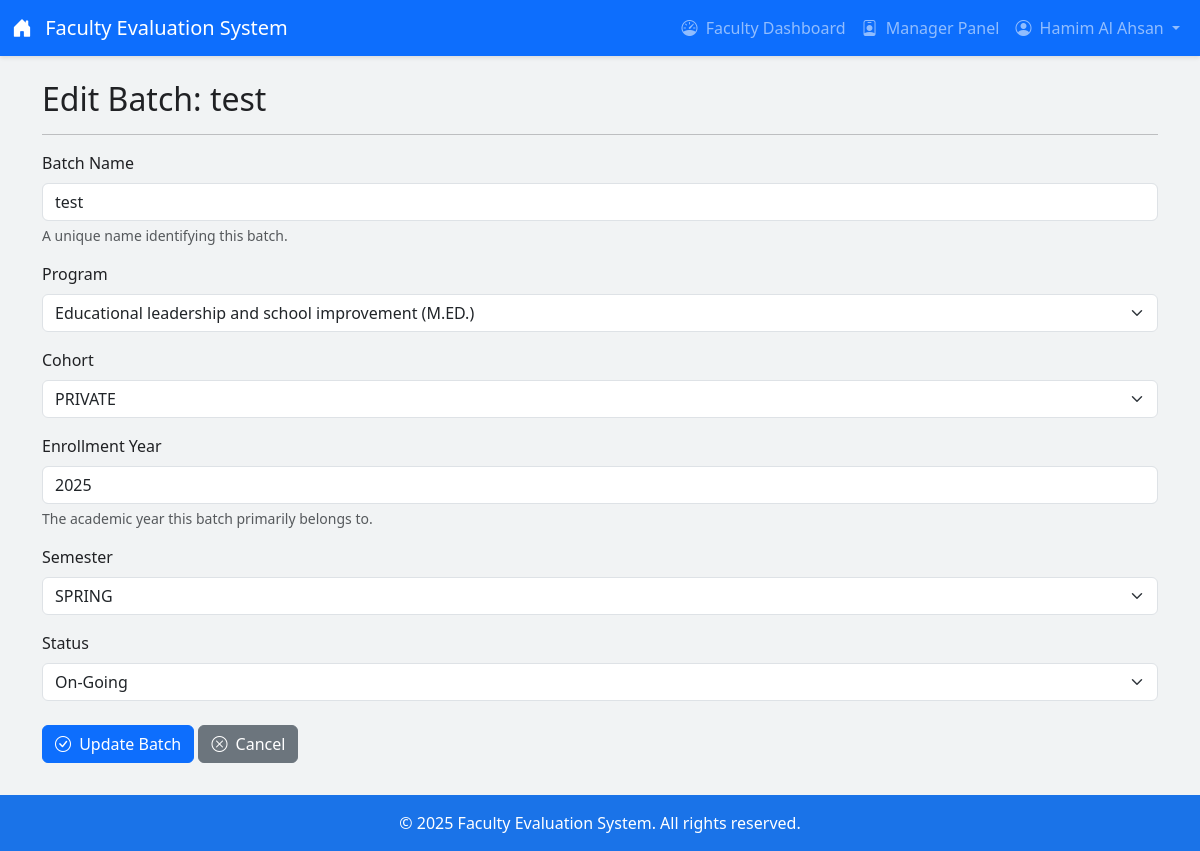
Page /managerpanel/batches/edit/5/ (signed in) on the committed database.
### managerpanel/models.py (models this page shows, shortened)
class Batch(models.Model):
    STATUS_ONGOING = 'ongoing'; STATUS_GRADUATED = 'graduated'
    BATCH_STATUS_CHOICES = [(STATUS_ONGOING, 'On-Going'), (STATUS_GRADUATED, 'Graduated')]
    name = models.CharField(max_length=150, unique=True, help_text="Unique name for the batch")
    cohort = models.ForeignKey(Cohort, on_delete=models.PROTECT, related_name='batches', help_text="The cohort this batch belongs to")
    program = models.ForeignKey(Program, on_delete=models.PROTECT, related_name='batches', null=False, blank=False, help_text="The academic program this batch is for")
    year = models.PositiveIntegerField(help_text="Year the batch started/enrolled")
    semester = models.ForeignKey(Semester, on_delete=models.SET_NULL, null=True, blank=True, help_text="Optional: Semester the batch started/enrolled")
    status = models.CharField(max_length=10, choices=BATCH_STATUS_CHOICES, default=STATUS_ONGOING, db_index=True, help_text="Current status of the batch")
    created_at = models.DateTimeField(auto_now_add=True)
    class Meta: verbose_name = "Batch"; verbose_name_plural = "Batches"; ordering = ['-year', 'status', 'semester__name', 'program__code', 'cohort__name', 'name']

### managerpanel/views.py (the view)
# urls.py: path('batches/edit/<int:batch_id>/', views.edit_batch, name='edit_batch'),
@login_required
@user_passes_test(is_manager, login_url=reverse_lazy('responseupload:login'))
def edit_batch(request, batch_id):
    batch = get_object_or_404(Batch.objects.select_related('cohort', 'semester', 'program'), pk=batch_id)
    if request.method == 'POST':
        form = BatchForm(request.POST, instance=batch)
        if form.is_valid():
            form.save()
            messages.success(request, f'Batch "{batch.name}" updated successfully.')
            return redirect('managerpanel:list_batches')
        else:
            error_list = '; '.join([f'{field}: {err[0]}' for field, err in form.errors.items()])
            messages.error(request, f'Error updating batch. Please correct: {error_list}')
    else:
        form = BatchForm(instance=batch)
    return render(request, 'managerpanel/create_or_edit_batch.html', {'form': form, 'batch': batch, 'form_title': f'Edit Batch: {batch.name}'})

### managerpanel/models.py (called while the page is built)
    def __str__(self): return self.name

### managerpanel/templatetags/manager_tags.py (called while the page is built)
@register.simple_tag
def is_manager_user(user):
    if not user.is_authenticated:
        return False
    try:
        return user.managerprofile.is_manager
    except ManagerProfile.DoesNotExist:
        return False
    except AttributeError: # Handles cases like AnonymousUser more explicitly
         return False

### managerpanel/views.py (called while the page is built)
def is_manager(user):
    if not user.is_authenticated:
        return False
    return ManagerProfile.objects.filter(user=user, is_manager=True).exists()

### responseupload/models.py (called while the page is built)
    def __str__(self):
        return f"{self.name} ({self.code})"

    def __str__(self):
        return self.name

### managerpanel/templates/managerpanel/create_or_edit_batch.html (shortened to what this page needs)
{% extends 'responseupload/base.html' %}
{% load static %}
{% block content %}
<div class="container mt-4">
    <h2>{{ form_title }}</h2>
    <hr>
    <form method="post" novalidate>
        <div class="mb-3">
            <label for="{{ form.name.id_for_label }}" class="form-label">{{ form.name.label }}</label>
            {{ form.name }}
            {% if form.name.help_text %}<div class="form-text text-muted">{{ form.name.help_text }}</div>{% endif %}
        </div>
        <div class="mb-3">
            <label for="{{ form.program.id_for_label }}" class="form-label">{{ form.program.label }}</label>
            {{ form.program }}
        </div>
         <div class="mb-3">
            <label for="{{ form.cohort.id_for_label }}" class="form-label">{{ form.cohort.label }}</label>
            {{ form.cohort }}
        </div>
        <div class="mb-3">
            <label for="{{ form.year.id_for_label }}" class="form-label">{{ form.year.label }}</label>
            {{ form.year }}
            {% if form.year.help_text %}<div class="form-text text-muted">{{ form.year.help_text }}</div>{% endif %}
        </div>
        <div class="mb-3">
            <label for="{{ form.semester.id_for_label }}" class="form-label">{{ form.semester.label }}</label>
            {{ form.semester }}
        </div>
        <div class="mb-3">
            <label for="{{ form.status.id_for_label }}" class="form-label">{{ form.status.label }}</label>
            {{ form.status }}
        </div>
        <div class="mt-4">
            <button type="submit" class="btn btn-primary">
                <i class="bi bi-check-circle me-1"></i> {% if batch %}Update Batch{% else %}Create Batch{% endif %}
            </button>
            <a href="{% url 'managerpanel:list_batches' %}" class="btn btn-secondary">
               <i class="bi bi-x-circle me-1"></i> Cancel
            </a>
        </div>
    </form>
</div>
{% endblock %}

### responseupload/templates/responseupload/base.html (shortened to what this page needs)
{% load static %}
{% load manager_tags %}
<!DOCTYPE html>
<html lang="en">
<head>
    <link rel="stylesheet" href="https://cdn.jsdelivr.net/npm/bootstrap@5.3.3/dist/css/bootstrap.min.css">
    <link rel="stylesheet" href="https://cdn.jsdelivr.net/npm/bootstrap-icons@1.11.3/font/bootstrap-icons.min.css">
</head>
<body>
    <nav class="navbar navbar-expand-lg navbar-dark bg-primary">
        <div class="container-fluid">
            <a class="navbar-brand" href="{% url 'responseupload:dashboard' %}">
                <i class="bi bi-house-door-fill me-2"></i> Faculty Evaluation System
            </a>
            <div class="collapse navbar-collapse" id="navbarNav">
                <ul class="navbar-nav ms-auto">
                    {% if user.is_authenticated %}
                        <li class="nav-item">
                            <a class="nav-link " aria-current="page" href="{% url 'responseupload:dashboard' %}"><i class="bi bi-speedometer me-1"></i> Faculty Dashboard</a>
                        </li>
                        {% is_manager_user user as user_is_manager %}
                        {% if user_is_manager %}
                            <li class="nav-item">
                                <a class="nav-link " href="{% url 'managerpanel:manager_dashboard' %}"><i class="bi bi-person-badge me-1"></i> Manager Panel</a>
                            </li>
                        {% endif %}
                        <li class="nav-item dropdown">
                            <a class="nav-link dropdown-toggle" href="#" id="navbarDropdown" role="button" data-bs-toggle="dropdown" aria-expanded="false">
                                <i class="bi bi-person-circle me-1"></i> {{ user.get_full_name|default:user.username }}
                            </a>
                        </li>
                    {% else %}
                        <li class="nav-item">
                            <a class="nav-link" href="{% url 'responseupload:login' %}"><i class="bi bi-box-arrow-in-right me-1"></i> Login</a>
                        </li>
                    {% endif %}
                </ul>
            </div>
        </div>
    </nav>
    <main class="main-content">
        {% block content %}
        {% endblock %}
    </main>
    <footer class="text-center">
        <div class="container">
            <p class="mb-0">© {% now "Y" %} Faculty Evaluation System. All rights reserved.</p>
        </div>
    </footer>
</body>
</html>

### responseupload/templates/responseupload/base.html (style rules this page uses)
:root { --primary-color: #1a73e8; --secondary-color: #f1f3f4; --text-color: #202124; }
body { display: flex; flex-direction: column; min-height: 100vh; color: var(--text-color); background-color: var(--secondary-color); }
.navbar { box-shadow: 0 2px 4px rgba(0,0,0,0.1); transition: all 0.3s ease; }
.nav-link { transition: color 0.2s ease-in-out; }
.main-content { flex: 1 0 auto; padding-bottom: 2rem; }
footer { background-color: var(--primary-color); color: white; padding: 1rem 0; margin-top: auto; }

### managerpanel/templates/managerpanel/create_or_edit_batch.html (style rules this page uses)
.form-text { font-size: 0.875em; }

### rows in the picture
Batch: name "test", program "Educational leadership and school improvement (M.ED.)", cohort "PRIVATE", year "2025", semester "SPRING", status "On-Going"

### other values in the picture
{{ user.get_full_name|default:user.username }} "Hamim Al Ahsan"
